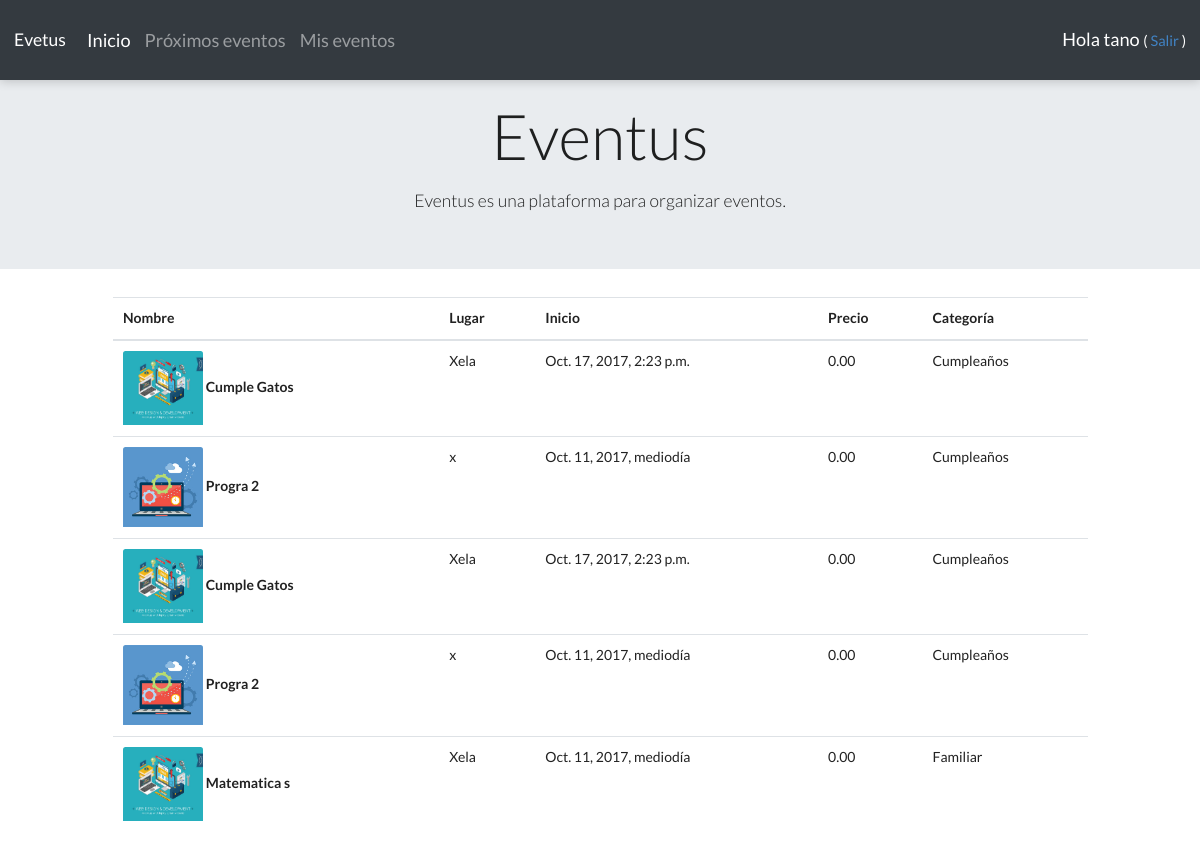
Page /misactividades/ (signed in) on the committed database.
### events/models.py (models this page shows, shortened)
class Participante(models.Model):
    asistente = models.ForeignKey('auth.User')
    evento = models.ForeignKey(Evento,on_delete = models.CASCADE)

class TimeStampModel(models.Model):
    created = models.DateTimeField(default = timezone.now)
    modified = models.DateTimeField(default = timezone.now)
    class Meta:
        abstract = True

class Evento(TimeStampModel):
    nombre = models.CharField(max_length=200, unique=True)
    sumario = models.TextField(max_length=255)
    contenido = models.TextField()
    categoria = models.ForeignKey(Categoria)
    lugar = models.CharField(max_length=50)
    inicio = models.DateTimeField()
    final = models.DateTimeField()
    imagen = models.ImageField(blank = True)
    is_free = models.BooleanField(default=True)
    precio = models.DecimalField(max_digits=5, decimal_places=2, default=0.00)
    vistas = models.PositiveIntegerField(default=0, blank=True, null=True)
    organizador = models.ForeignKey('auth.User')

class Categoria(models.Model):
    nombre = models.CharField(max_length= 50)
    def __str__(self):
        return self.nombre

### events/views.py (the view)
# urls.py: url(r'^misactividades/$', views.mis_prox_eventos, name = 'misactividades'), #se redirecciona a la url del blog
@login_required
def mis_prox_eventos(request):
    actividades = Participante.objects.filter(asistente__pk = request.user.pk)
    return render(request,'events/actividadesprox.html', {'actividades':actividades})

### events/templates/events/actividadesprox.html
{% extends 'events/base.html' %}
{% block content %}
<div class ="row d-flex justify-content-center">
  {%if actividades%}
  <table class="table">
    <thead class="thead-default">
      <tr>
        <th>Nombre</th>
        <th>Lugar</th>
        <th>Inicio</th>
        <th>Precio</th>
        <th>Categoría</th>
      </tr>
    </thead>
    <tbody>
  {% for data in actividades %}
  <tr class="animated fadeIn">
    <th >
      <a class="ui tiny image">
        <img class="card-img-top" src="{{data.evento.imagen.url}}" alt="Card image cap">
      </a>
      {{data.evento.nombre}}
    </th>
    <td>{{data.evento.lugar}}</td>
    <td>{{data.evento.inicio}}</td>
    <td>
        {{data.evento.precio}}
    </td>
    <td>{{data.evento.categoria}}</td>
  </tr>
  {% endfor %}
  </tbody>
</table>
  {%else%}
  <div class="alert alert-info text-center" role="alert">
    No tiene actividades asignadas!!
  </div>
  {%endif%}
</div>
{% endblock content %}

### events/templates/events/base.html (shortened to what this page needs)
{%load staticfiles %}
<!DOCTYPE html>
<html>
  <head>
    <link rel="stylesheet" href="https://maxcdn.bootstrapcdn.com/bootstrap/4.0.0-beta/css/bootstrap.min.css">
   <link rel="stylesheet" href="{% static 'css/animate.css' %}">
   <link rel="stylesheet" href="{% static 'css/font-awesome.min.css' %}">
      <link rel="stylesheet" href="{% static 'css/eventos.css' %}">
      <link rel="stylesheet" href="{% static 'css/semantic.min.css' %}">
  </head>
  <body>
        <nav class="navbar navbar-expand-lg navbar-dark bg-dark fixed-top sombreado">
          <a class="navbar-brand" href="{% url 'home' %}">Evetus</a>
          <div class="collapse navbar-collapse" id="navbarNav">
            <ul class="navbar-nav mr-auto">
              <li class="nav-item active">
                <a class="nav-link" href="{% url 'home' %}">Inicio <span class="sr-only">(current)</span></a>
              </li>
              {% if user.is_authenticated %}
              <li class="nav-item">
                <a class="nav-link" href="{% url 'misactividades' %}">Próximos eventos</a>
              </li>
              <li class="nav-item">
                <a class="nav-link" href="{% url 'miseventos' %}">Mis eventos</a>
              </li>
              {% endif %}
            </ul>
            <div>
              <ul class="navbar-nav">
                {% if user.is_authenticated %}
                <li class="nav-item">
                  <p class="top-menu">Hola {{ user.username }} <small> (<a href = "{% url 'logout'%}"> Salir </a>) </small></p>
                </li>
                {% endif %}
              </ul>
            </div>
          </div>
    </nav>
    <div class="jumbotron jumbotron-fluid mt-5">
      <div class="container text-center">
        <h1 class="display-3">Eventus</h1>
        <p class="lead">Eventus es una plataforma para organizar eventos.</p>
      </div>
    </div>
    <div class="col-md-12 d-flex justify-content-center">
      <div class="col-md-10">
          {% block content %}
          {% endblock %}
        </div>
      </div>
  </body>
</html>

### events/static/css/eventos.css (style rules this page uses)
.navbar { height: 80px !important ; color: white !important; font-size: 1.3em !important; }
.sombreado { -webkit-box-shadow: 0 1px 10px rgba(0,0,0,.2) !important; box-shadow:0 1px 10px rgba(0,0,0,.2) !important; }

### rows in the picture
Participante: evento.imagen (picture), evento.nombre "Cumple Gatos", evento.lugar "Xela", evento.inicio "Oct. 17, 2017, 2:23 p.m.", evento.precio "0.00", evento.categoria "Cumpleaños"
Participante: evento.imagen (picture), evento.nombre "Progra 2", evento.lugar "x", evento.inicio "Oct. 11, 2017, mediodía", evento.precio "0.00", evento.categoria "Cumpleaños"
Participante: evento.imagen (picture), evento.nombre "Cumple Gatos", evento.lugar "Xela", evento.inicio "Oct. 17, 2017, 2:23 p.m.", evento.precio "0.00", evento.categoria "Cumpleaños"
Participante: evento.imagen (picture), evento.nombre "Progra 2", evento.lugar "x", evento.inicio "Oct. 11, 2017, mediodía", evento.precio "0.00", evento.categoria "Cumpleaños"
Participante: evento.imagen (picture), evento.nombre "Matematica s", evento.lugar "Xela", evento.inicio "Oct. 11, 2017, mediodía", evento.precio "0.00", evento.categoria "Familiar"

### other values in the picture
{{ user.username }} "tano"
